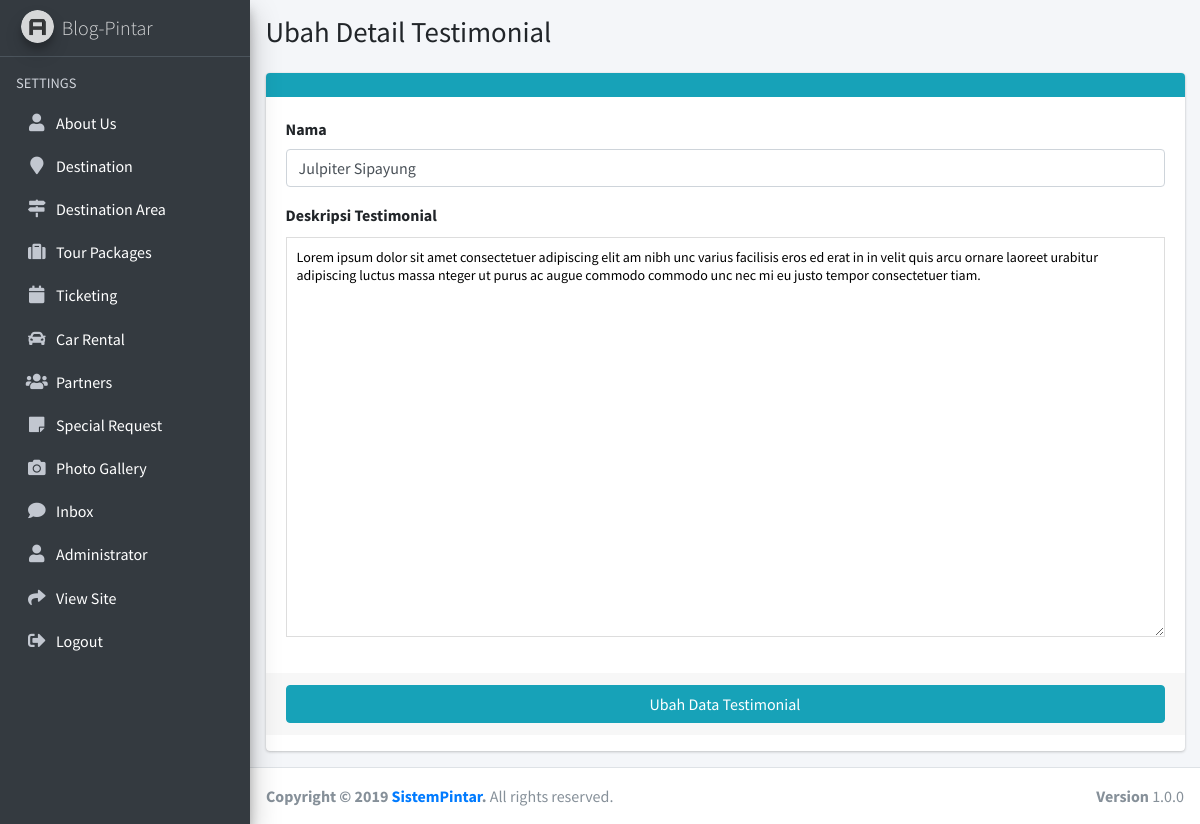
Screenshot of /admin/testimonial/ubah?idTesti=1 (signed in) with the database file from the repository.
### tables this page shows
CREATE TABLE `testimonial` (
  `id_testi` int(10) NOT NULL,
  `nama_testi` varchar(100) NOT NULL,
  `deskripsi_testi` text NOT NULL,
  `gambar_testi` text DEFAULT NULL
);

### admin/testimonial/ubah.php (the view, shortened to what this page needs)
<?php
$idTesti = $_GET['idTesti'];
?>
<!DOCTYPE html>
<html>
<?php include '../adm_template/head.php'; ?>
<body class="hold-transition sidebar-mini">
    <div class="wrapper">
		<?php include '../adm_template/sidebar.php'; ?>
        <div class="content-wrapper">
            <section class="content-header">
                <div class="container-fluid">
                    <div class="row mb-2">
                        <div class="col-sm-6">
                            <h1>Ubah Detail Testimonial</h1>
                        </div>
                    </div>
                </div>
            </section>
            <section class="content">
                <div class="container-fluid">
                    <div class="row">
                        <div class="col-md-12">
                            <div class="card card-info">
                                <div class="card-header">
                                </div>
                                <form role="form" method="POST" action="ubah-aksi" enctype="multipart/form-data">
                                	<?
                                	$queryDetailTesti = mysqli_query($koneksi,"SELECT * FROM testimonial WHERE id_testi = $idTesti");
                                    $d = mysqli_fetch_assoc($queryDetailTesti);
                                    $namaTesti = $d['nama_testi'];
                                    $deskripsiTesti = $d['deskripsi_testi'];
									?>
                                    <div class="card-body">
                                        <div class="form-group">
                                            <label for="exampleInputEmail1">Nama</label>
                                            <input name="nama" type="text" class="form-control" id="exampleInputEmail1" value="<?php echo $namaTesti; ?>">
                                        </div>
                                        <div class="form-group">
                                        	<label for="exampleInputPassword1">Deskripsi Testimonial</label>
                                        	<div class="card-tools" style="margin-top: -22px;">
                                        		<button type="button" class="btn btn-tool btn-sm" data-card-widget="collapse" data-toggle="tooltip" title="Collapse">
                                        			<i class="fas fa-minus"></i>
					                             </button>
					                             <button type="button" class="btn btn-tool btn-sm" data-card-widget="remove" data-toggle="tooltip"
					                                 title="Remove">
					                                 <i class="fas fa-times"></i>
					                             </button>
					                        </div>
					                        <div class="pad">
					                         	<div class="">
					                         		<textarea name="deskripsi" class="textarea" style="width: 100%; height: 400px; font-size: 14px; line-height: 18px; border: 1px solid #dddddd; padding: 10px;"><?php echo $deskripsiTesti; ?>
					                                </textarea>
					                            </div>
					                        </div>
                                        </div>
                                    </div>
                                    <div class="card-footer">
                                        <button type="submit" class="btn btn-block btn-info">Ubah Data Testimonial</button>
                                    </div>
                                </form>
                            </div>
                        </div>
                    </div>
                </div>
            </section>
        </div>
        <?php include '../adm_template/footer.php'; ?>
    </div>
</body>
</html>

### rows the page displays
testimonial: nama "Julpiter Sipayung", deskripsi "Lorem ipsum dolor sit amet consectetuer adipiscing elit am nibh unc varius facilisis eros ed erat in in velit quis arcu ornare laoreet urabitur adipiscing luctus massa nteger ut purus ac augue commodo commodo unc nec mi eu justo tempor consectetuer tiam."
